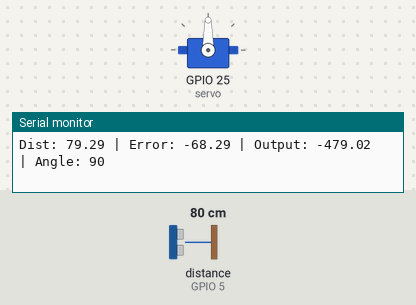
Bench run of a sketch on a simulated ESP32. Shown: servo, the last lines printed to the serial monitor. Wiring (inferred from the names in the program): ultrasonic range finder: trigger GPIO 18; echo GPIO 5. The test bench sets the inputs (shaded band); at power-on: distance to the obstacle (sensor on GPIO 5) 80 cm. The echo pulse lasts 58.3 µs per cm.

Above: at 1.2 s.
1.3 s: distance to the obstacle (sensor on GPIO 5) set to 4 cm
At 2.0 s:
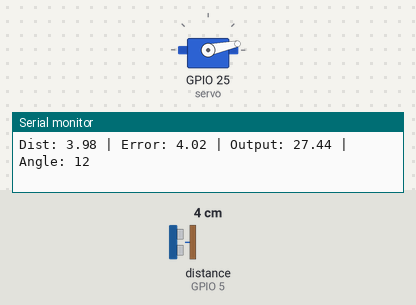
4.3 s: distance to the obstacle (sensor on GPIO 5) set to 9 cm
At 5.4 s:
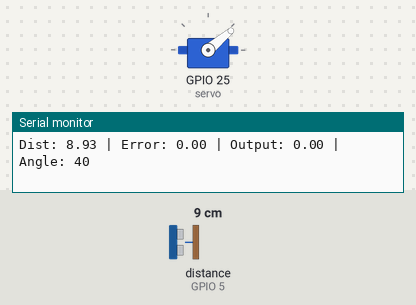
5.9 s: distance to the obstacle (sensor on GPIO 5) set to 14 cm
At 7.4 s:
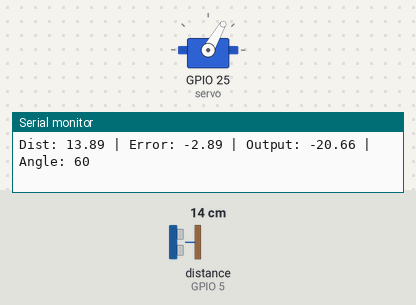
8.9 s: distance to the obstacle (sensor on GPIO 5) set to 8 cm
At 10.2 s:
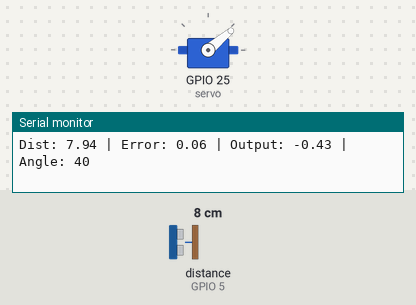
10.5 s: distance to the obstacle (sensor on GPIO 5) set to 6 cm
At 11.1 s:
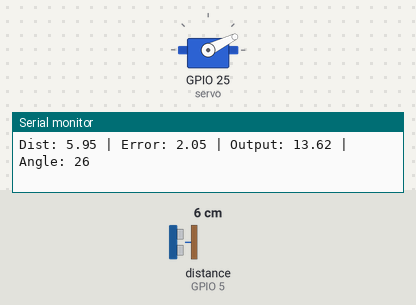
13.5 s: distance to the obstacle (sensor on GPIO 5) set to 2 cm
At 14.4 s:
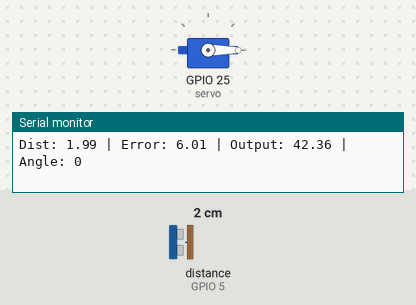
Timing chart, 0 to 16.0 s (numbered marks = the images above; inputs shaded):
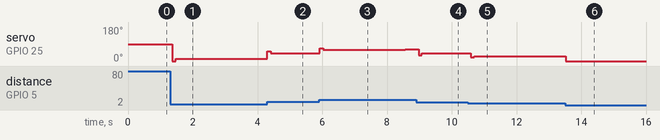

The sketch:

Ball_and_Beam_Control_System.ino
```cpp
#include <ESP32Servo.h>

Servo servo;

#define trig 18
#define echo 5

// PID
float kp = 7.0;
float ki = 0.01;
float kd = 3.0;

float prevError = 0;
float sumError = 0;

int center = 40;

// ---------------- SETUP ----------------
void setup() {
  Serial.begin(9600);

  pinMode(trig, OUTPUT);
  pinMode(echo, INPUT);

  servo.attach(25);
  servo.write(center);
}

// ---------------- LOOP ----------------
void loop() {
  PID();
  delay(100);
}

// ---------------- ULTRASONIC ----------------
float getDistance() {
  static float last = 10;

  digitalWrite(trig, LOW);
  delayMicroseconds(2);

  digitalWrite(trig, HIGH);
  delayMicroseconds(10);
  digitalWrite(trig, LOW);

  long t = pulseIn(echo, HIGH, 30000);

  float d = (0.034 * t) / 2;

  if (d > 0) last = d;

  return last;
}

// ---------------- PID ----------------
void PID() {

  float dis = getDistance();

  int setMin = 8;
  int setMax = 11;

  float error = 0;

  if (dis < setMin) {
    error = setMin - dis;
  }
  else if (dis > setMax) {
    error = setMax - dis;
  }
  else {
    error = 0;
    sumError = 0;
  }

  float P = kp * error;

  sumError += error;
  sumError = constrain(sumError, -100, 100);

  float I = ki * sumError;

  float D = kd * (error - prevError);

  float output = P + I + D;

  prevError = error;

  int angle = constrain((int)(center - output), 0, 90);

  servo.write(angle);

  Serial.print("Dist: "); Serial.print(dis);
  Serial.print(" | Error: "); Serial.print(error);
  Serial.print(" | Output: "); Serial.print(output);
  Serial.print(" | Angle: "); Serial.println(angle);
}
```

Measured:
- the behaviour switches between 8 and 7 cm on distance to the obstacle (sensor on GPIO 5) (found by bisection; images 4 and 5)
- after the input at 1.3 s, servo on GPIO 25 (servo): 90° → 0° after 0.07 s, → 12° 0.10 s later, → 11° 2.0 s later
- after the input at 4.3 s, servo on GPIO 25 (servo): 11° → 52° at once, → 40° 0.10 s later
- after the input at 5.9 s, servo on GPIO 25 (servo): 40° → 68° at once, → 60° 0.10 s later, → 61° 2.5 s later
- after the input at 8.9 s, servo on GPIO 25 (servo): 61° → 31° after 0.07 s, → 40° 0.10 s later
- after the input at 10.5 s, servo on GPIO 25 (servo): 40° → 20° after 0.09 s, → 26° 0.10 s later, → 25° 2.3 s later
- after the input at 13.5 s, servo on GPIO 25 (servo): 25° → 0° at once
